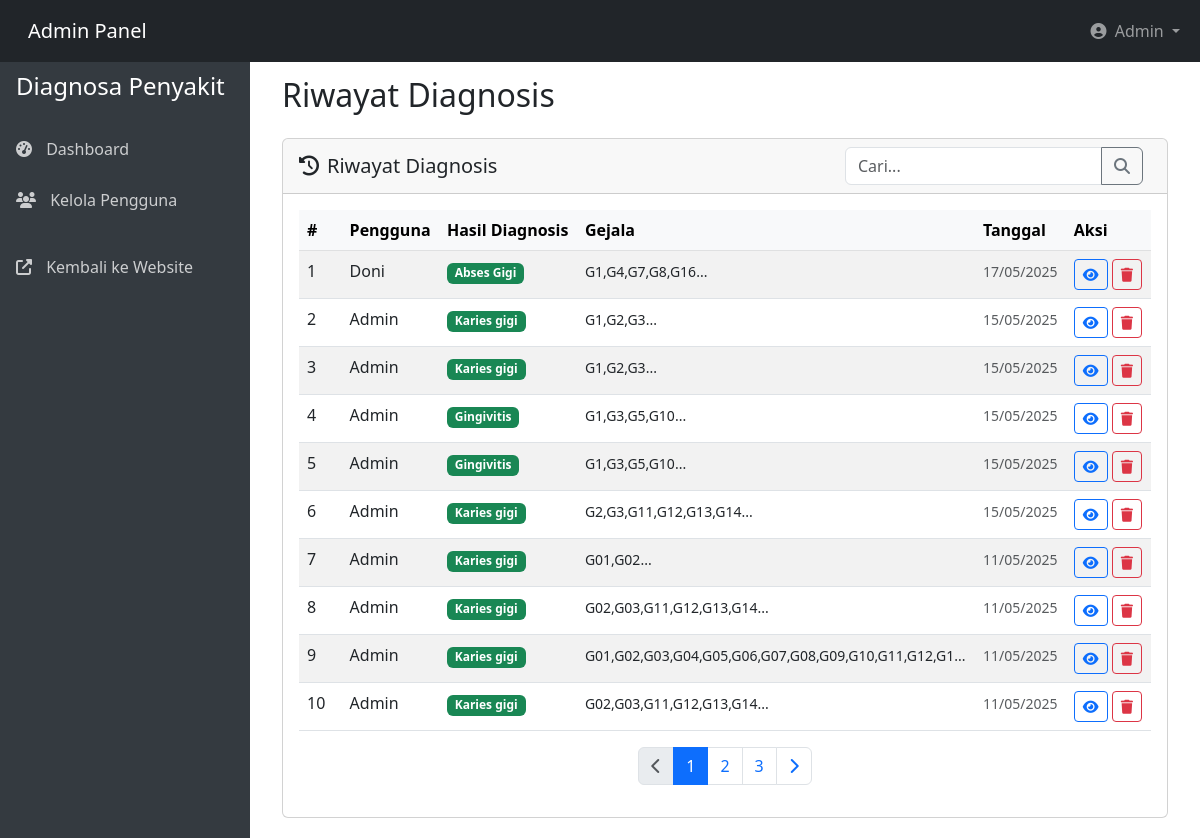
Before: /admin/riwayat.php (signed in) with the older database file.
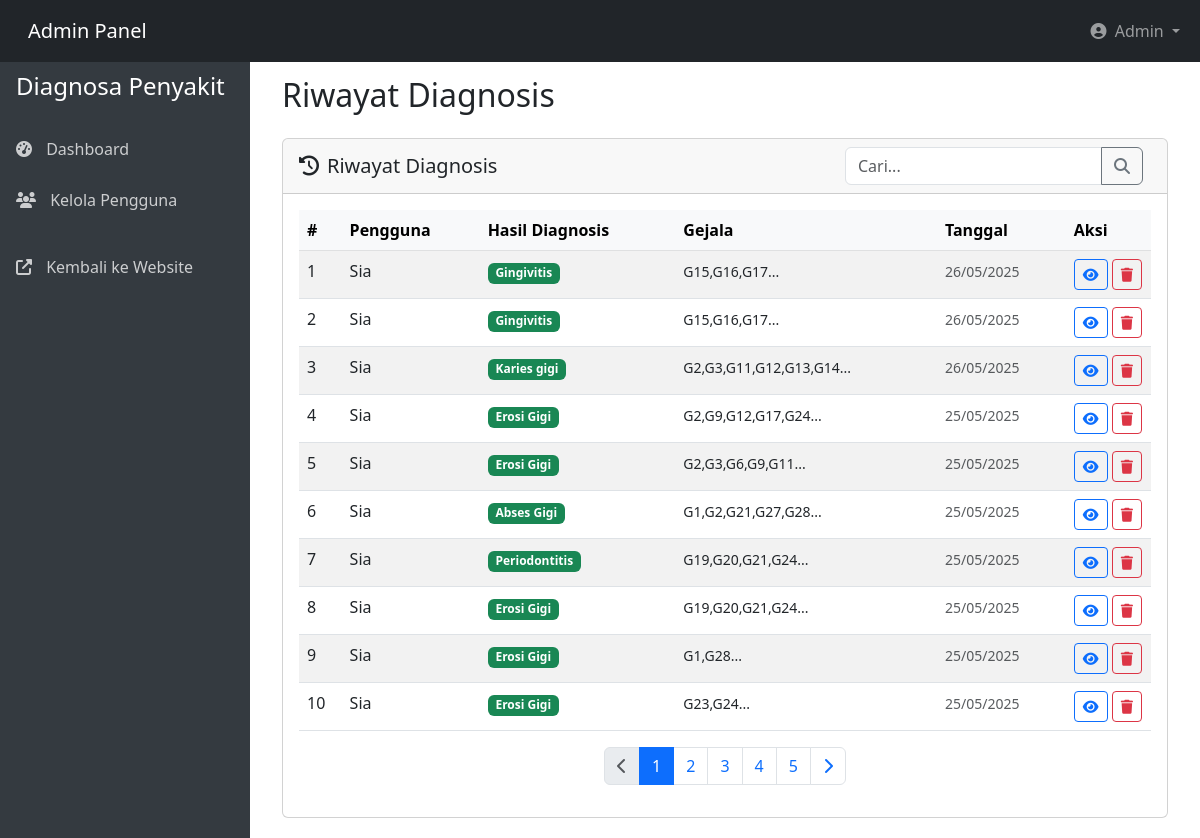
After: the same page with the newer database file.
### tables this page shows
CREATE TABLE `riwayat` (
  `id` int NOT NULL,
  `user_id` int NOT NULL,
  `penyakit_id` int NOT NULL,
  `tanggal` date NOT NULL,
  `gejala` varchar(255) DEFAULT NULL
);

CREATE TABLE `users` (
  `id` int NOT NULL,
  `nama` varchar(100) NOT NULL,
  `email` varchar(100) NOT NULL,
  `password` varchar(255) NOT NULL,
  `role` enum('user','admin','pakar') NOT NULL DEFAULT 'user',
  `created_at` timestamp NULL DEFAULT CURRENT_TIMESTAMP
);

CREATE TABLE `penyakit` (
  `id` int NOT NULL,
  `kode_penyakit` varchar(10) NOT NULL,
  `nama_penyakit` varchar(100) NOT NULL,
  `deskripsi` text NOT NULL,
  `solusi` text NOT NULL
);

### admin/riwayat.php (the view, shortened to what the changed rows need)
<?php
require_once(__DIR__ . '/layout/header_layout.php');
$per_page = 10;
$page = isset($_GET['page']) ? (int)$_GET['page'] : 1;
$start = ($page > 1) ? ($page * $per_page) - $per_page : 0;
$search = isset($_GET['search']) ? mysqli_real_escape_string($conn, $_GET['search']) : '';
$search_condition = $search ? "AND (u.nama LIKE '%$search%' OR p.nama_penyakit LIKE '%$search%')" : '';
$total_query = "SELECT COUNT(*) as total FROM riwayat r
                JOIN users u ON r.user_id = u.id
                LEFT JOIN penyakit p ON r.penyakit_id = p.id
                WHERE 1 $search_condition";
$total_result = mysqli_query($conn, $total_query);
$total_row = mysqli_fetch_assoc($total_result);
$total = $total_row['total'];
$pages = ceil($total / $per_page);
$query = "SELECT r.*, u.nama, p.nama_penyakit
          FROM riwayat r
          JOIN users u ON r.user_id = u.id
          LEFT JOIN penyakit p ON r.penyakit_id = p.id
          WHERE 1 $search_condition
          ORDER BY r.tanggal DESC
          LIMIT $start, $per_page";
$result = mysqli_query($conn, $query);
?>
<div class="card">
    <div class="card-body">
        <?php if (mysqli_num_rows($result) > 0): ?>
            <div class="table-responsive">
                <table class="table table-striped table-hover">
                    <thead class="table-light">
                        <tr>
                            <th width="5%">#</th>
                            <th>Pengguna</th>
                            <th>Hasil Diagnosis</th>
                            <th>Gejala</th>
                            <th>Tanggal</th>
                            <th width="10%">Aksi</th>
                        </tr>
                    </thead>
                    <tbody>
                        <?php
                        $no = $start + 1;
                        while($row = mysqli_fetch_assoc($result)):
                        ?>
                        <tr>
                            <td><?= $no++ ?></td>
                            <td>
                                <?= htmlspecialchars($row['nama']) ?>
                            </td>
                            <td>
                                <?php if(!empty($row['nama_penyakit'])): ?>
                                    <span class="badge bg-success">
                                        <?= htmlspecialchars($row['nama_penyakit']) ?>
                                    </span>
                                <?php else: ?>
                                    <span class="badge bg-secondary">Tidak Terdiagnosis</span>
                                <?php endif; ?>
                            </td>
                            <td>
                                <small><?= substr(htmlspecialchars($row['gejala']), 0, 50) ?>...</small>
                            </td>
                            <td>
                                <small class="text-muted">
                                    <?= date('d/m/Y', strtotime($row['tanggal'])) ?>
                                </small>
                            </td>
                            <td>
                                <a href="riwayat_detail.php?id=<?= $row['id'] ?>"
                                   class="btn btn-sm btn-outline-primary" title="Detail">
                                    <i class="fas fa-eye"></i>
                                </a>
                                <a href="#" class="btn btn-sm btn-outline-danger"
                                   onclick="confirmDelete(<?= $row['id'] ?>)" title="Hapus">
                                    <i class="fas fa-trash"></i>
                                </a>
                            </td>
                        </tr>
                        <?php endwhile; ?>
                    </tbody>
                </table>
            </div>
            <nav aria-label="Page navigation">
                <ul class="pagination justify-content-center">
                    <?php for($i = 1; $i <= $pages; $i++): ?>
                        <li class="page-item <?= ($page == $i) ? 'active' : '' ?>">
                            <a class="page-link" href="?page=<?= $i ?>&search=<?= $search ?>">
                                <?= $i ?>
                            </a>
                        </li>
                    <?php endfor; ?>
                </ul>
            </nav>
        <?php endif; ?>
    </div>
</div>
<?php
require_once(__DIR__ . '/layout/footer_layout.php');
?>

Changed rows visible on the page:
no longer on this page (row unchanged): riwayat: user.nama "Doni", penyakit.nama_penyakit "Abses Gigi", gejala "G1,G4,G7,G8,G16", tanggal "17/05/2025"
no longer on this page (row unchanged): riwayat: user.nama "Admin", penyakit.nama_penyakit "Karies gigi", gejala "G1,G2,G3", tanggal "15/05/2025"
no longer on this page (row unchanged): riwayat: user.nama "Admin", penyakit.nama_penyakit "Karies gigi", gejala "G1,G2,G3", tanggal "15/05/2025"
no longer on this page (row unchanged): riwayat: user.nama "Admin", penyakit.nama_penyakit "Gingivitis", gejala "G1,G3,G5,G10", tanggal "15/05/2025"
no longer on this page (row unchanged): riwayat: user.nama "Admin", penyakit.nama_penyakit "Gingivitis", gejala "G1,G3,G5,G10", tanggal "15/05/2025"
no longer on this page (row unchanged): riwayat: user.nama "Admin", penyakit.nama_penyakit "Karies gigi", gejala "G2,G3,G11,G12,G13,G14", tanggal "15/05/2025"
no longer on this page (row unchanged): riwayat: user.nama "Admin", penyakit.nama_penyakit "Karies gigi", gejala "G01,G02", tanggal "11/05/2025"
no longer on this page (row unchanged): riwayat: user.nama "Admin", penyakit.nama_penyakit "Karies gigi", gejala "G02,G03,G11,G12,G13,G14", tanggal "11/05/2025"
no longer on this page (row unchanged): riwayat: user.nama "Admin", penyakit.nama_penyakit "Karies gigi", gejala "G01,G02,G03,G04,G05,G06,G07,G08,G09,G10,G11,G12,G1", tanggal "11/05/2025"
no longer on this page (row unchanged): riwayat: user.nama "Admin", penyakit.nama_penyakit "Karies gigi", gejala "G02,G03,G11,G12,G13,G14", tanggal "11/05/2025"
added riwayat: user.nama "Sia", penyakit.nama_penyakit "Gingivitis", gejala "G15,G16,G17", tanggal "26/05/2025"
added riwayat: user.nama "Sia", penyakit.nama_penyakit "Gingivitis", gejala "G15,G16,G17", tanggal "26/05/2025"
added riwayat: user.nama "Sia", penyakit.nama_penyakit "Karies gigi", gejala "G2,G3,G11,G12,G13,G14", tanggal "26/05/2025"
added riwayat: user.nama "Sia", penyakit.nama_penyakit "Erosi Gigi", gejala "G2,G9,G12,G17,G24", tanggal "25/05/2025"
added riwayat: user.nama "Sia", penyakit.nama_penyakit "Erosi Gigi", gejala "G2,G3,G6,G9,G11", tanggal "25/05/2025"
added riwayat: user.nama "Sia", penyakit.nama_penyakit "Abses Gigi", gejala "G1,G2,G21,G27,G28", tanggal "25/05/2025"
added riwayat: user.nama "Sia", penyakit.nama_penyakit "Periodontitis", gejala "G19,G20,G21,G24", tanggal "25/05/2025"
added riwayat: user.nama "Sia", penyakit.nama_penyakit "Erosi Gigi", gejala "G19,G20,G21,G24", tanggal "25/05/2025"
added riwayat: user.nama "Sia", penyakit.nama_penyakit "Erosi Gigi", gejala "G1,G28", tanggal "25/05/2025"
added riwayat: user.nama "Sia", penyakit.nama_penyakit "Erosi Gigi", gejala "G23,G24", tanggal "25/05/2025"
Other visible differences:
new list line: "4"
new list line: "5"
